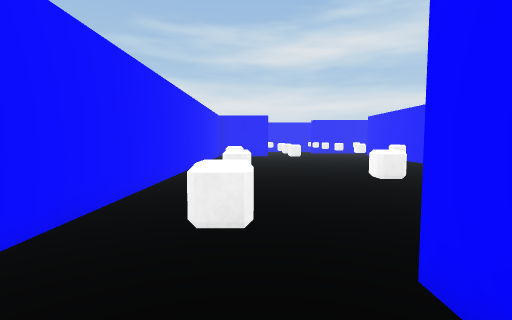
[1] (above)

15 first-person views from a walk through a Unity game level. The camera is 1.3 m above the floor, tilts 4° down and sees 85° across. The floor is counted in squares, 1 m on a side. Each view is taken from the middle of a square. On the plan, view 1 faces up. The plan holds only what a view shows up to about 13 squares ahead; the rest is blank. The place goes on beyond the plan. The player is left out. Some animated figures are left out.

[2]
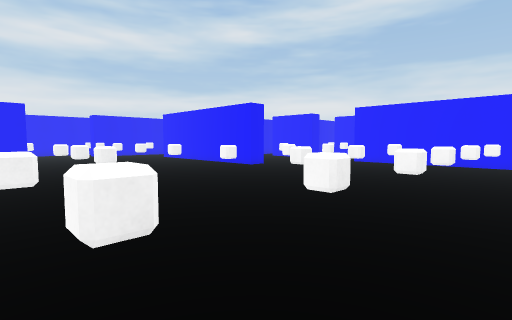

[3]
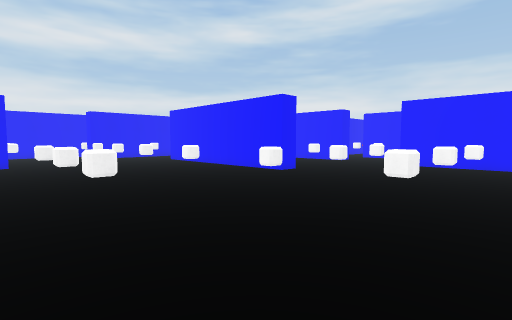

[4]
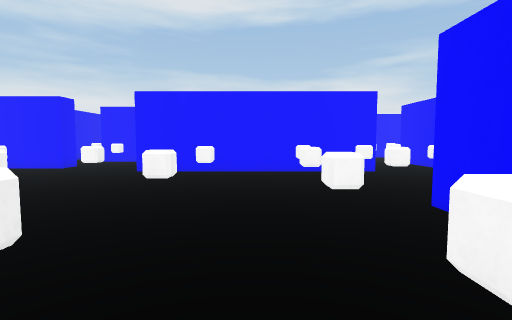

[5]
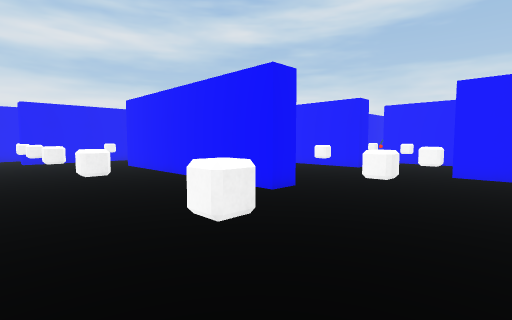

[6]
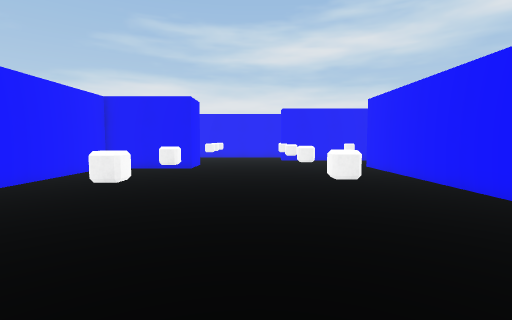

[7]
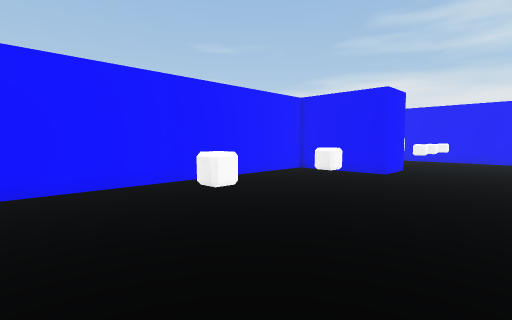

[8]
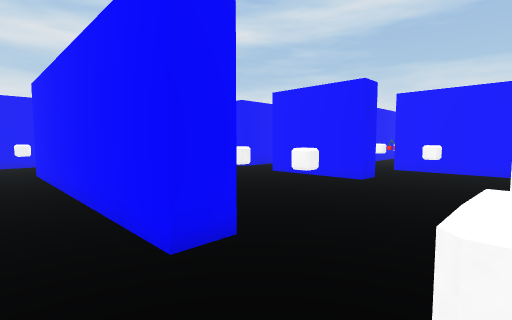

[9]
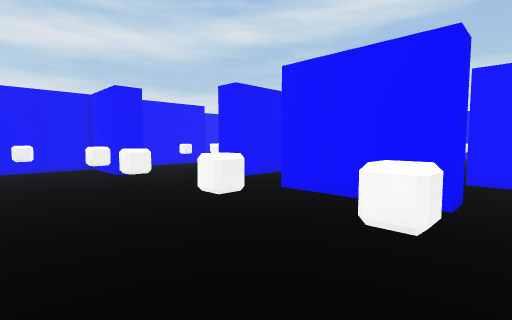

[10]
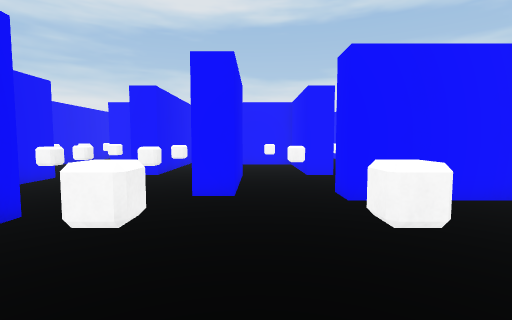

[11]
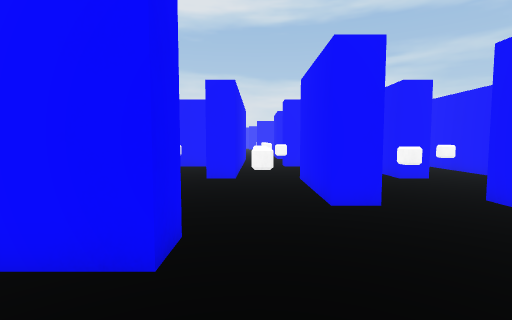

[12]
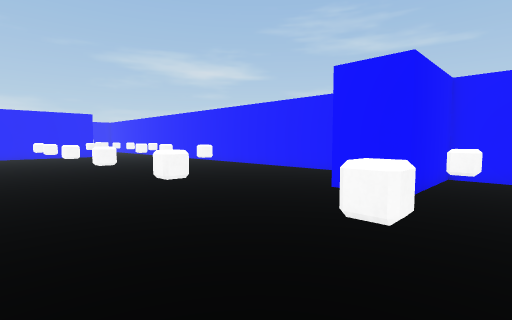

[13]
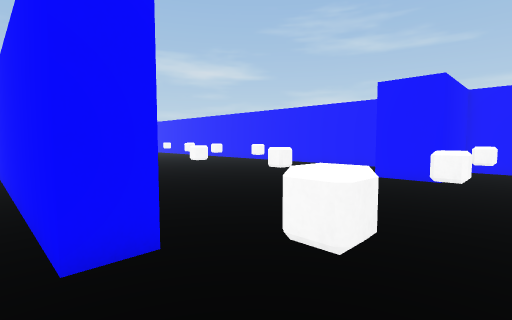

[14]
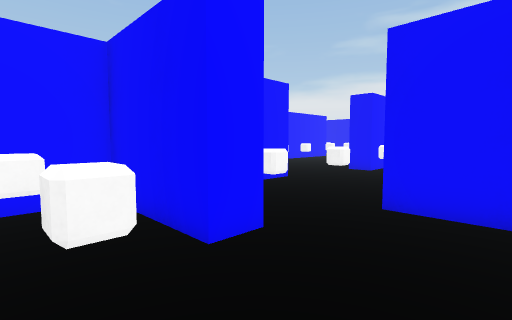

[15]
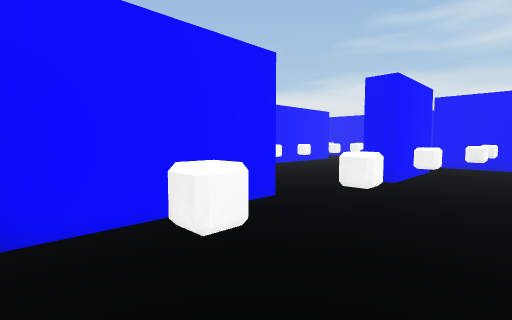

### Floor plan
Points are (right, up) in squares from view 1. A wall is a line through its corners. A room is listed if a view was taken in it or the views show most of it. See-through windows are left out.
Room 1 (views 1, 2, 3, 4, 5, 6, 7, 8, 9, 10, 11, 12, 13, 14, 15)
walls: (10.6, 13.9) (9.5, 13.9) (9.5, 23.9) (10.5, 23.9) (10.5, 14.8); (16.7, 11) (16.7, 6.1); (7.8, 2.5) (9.5, 2.5); (18, 15) (17, 15) (17, 19) (18, 19); (15.7, 0.9) (15.7, 11); (20.2, 6) (20.2, 5) (16.7, 5) (16.7, 3.2); (21, 11.5) (21, 15.4); (1.5, 1.5) (1.5, 2.5); (22.9, 8.4) (21, 8.4); (18.5, 21.5) (17.5, 21.5) (17.5, 22.5) (21.5, 22.5); (15.8, 25) (14.7, 25) (14.7, 27.5); (23.5, 24.7) (21.5, 24.7) (21.5, 25.8); (-3, 26.6) (-3, 25) (1, 25) (1, 23) (-3, 23) (-3, 3.1)
ways out: opening at (18, 20.5); opening at (19.5, 15); opening at (22.5, 22)
objects: other object (-1, 8); other object (0, 2); other object (0, 5); other object (1, 26); other object (2, 5); other object (2, 12); other object (2, 15); other object (2, 18); other object (5, 5); other object (6, 8); other object (6, 11); other object (6, 15); other object (6, 19); other object (6, 22); other object (6, 26); other object (8, 5); other object (9, 8); other object (9, 11); other object (9, 26); other object (11, 2); other object (11, 5); other object (12, 8); other object (12, 11); other object (12, 25); other object (13, 15); other object (13, 17); other object (13, 20); other object (13, 22); other object (14, -1); other object (14, 2); other object (14, 4); other object (18, 26) to (19, 27); other object (19, 3); other object (19, 7); other object (19, 10); other object (19, 14); other object (19, 24); other object (21, 24); other object (21, 27)

Positions as (right, up) in squares from view 1, and headings:
1: (0, 0), facing up
2: (-1, 3), facing up-right
3: (0, 6), facing up-right
4: (4, 6), facing right
5: (4, 9), facing up-right
6: (4, 10), facing up
7: (5, 12), facing up-left
8: (8, 11), facing up-right
9: (11, 14), facing up-right
10: (11, 21), facing right
11: (12, 24), facing right
12: (8, 27), facing down-left
13: (11, 27), facing down-left
14: (23, 3), facing up-left
15: (21, 6), facing up-left
